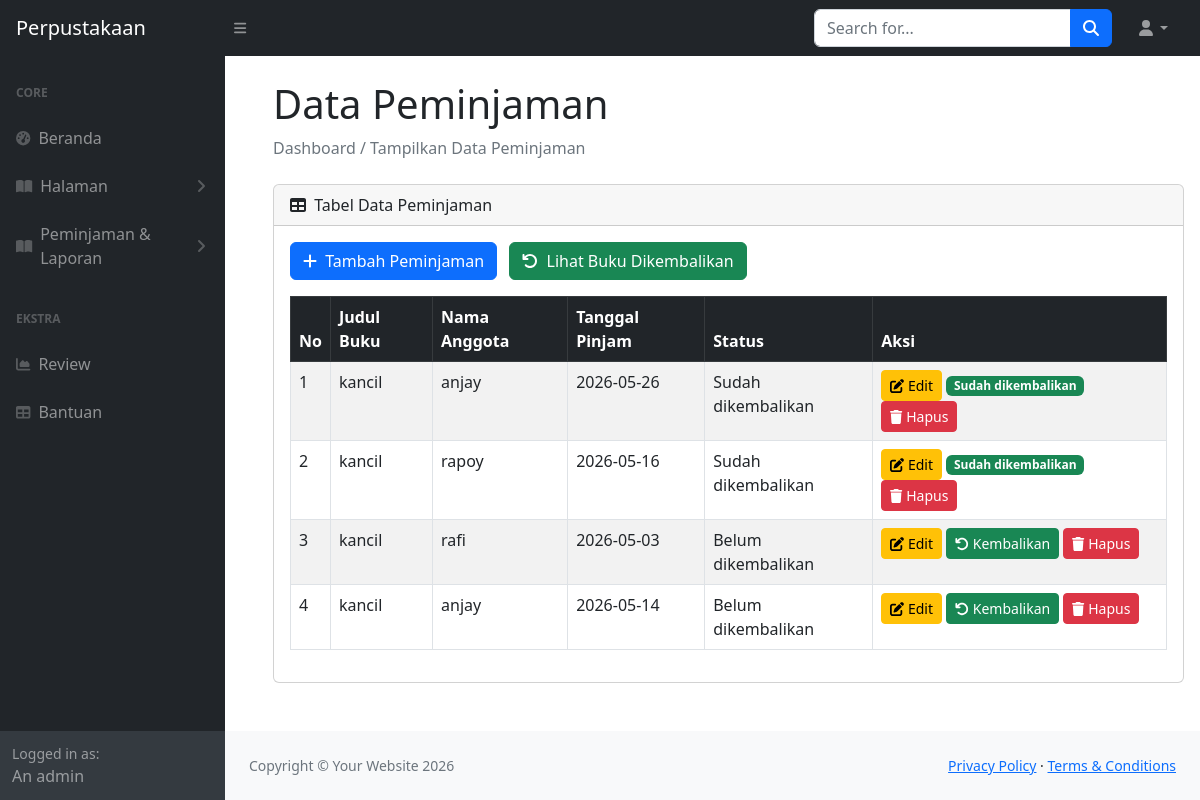
Page /templateperpustakaan1/admin/index.php?page=data_peminjaman (signed in) on the committed database.
### tables this page shows
CREATE TABLE `peminjaman` (
  `id_peminjaman` int(100) NOT NULL,
  `id_anggota` int(100) NOT NULL,
  `id_buku` int(100) NOT NULL,
  `tgl_peminjaman` varchar(100) NOT NULL,
  `status` varchar(30) NOT NULL DEFAULT 'Belum dikembalikan'
);

CREATE TABLE `buku` (
  `id_buku` int(11) NOT NULL,
  `Judul_Buku` varchar(100) NOT NULL,
  `Pengarang` varchar(100) NOT NULL,
  `Penerbit` varchar(100) NOT NULL,
  `Tahun_Terbit` varchar(100) NOT NULL,
  `Status` enum('di pinjam','di kembalikan','tersedia','') NOT NULL,
  `Foto` varchar(100) DEFAULT NULL
);

CREATE TABLE `anggota` (
  `id_anggota` int(100) NOT NULL,
  `nama_anggota` varchar(100) NOT NULL,
  `alamat` varchar(100) NOT NULL,
  `jenis_kelamin` enum('laki-laki','perempuan','','') NOT NULL,
  `email` varchar(100) NOT NULL,
  `password` varchar(100) NOT NULL
);

### templateperpustakaan1/admin/data_peminjaman.php (the view, shortened to what this page needs)
<?php
require_once __DIR__ . '/../koneksi.php';
$query = mysqli_query($conn, "SELECT peminjaman.*, peminjaman.Id_Peminjaman AS id_peminjaman, anggota.Nama_Anggota, buku.Judul_Buku, peminjaman.status FROM peminjaman INNER JOIN anggota ON anggota.Id_Anggota = peminjaman.Id_Anggota INNER JOIN buku ON buku.Id_Buku = peminjaman.Id_Buku");
$no = 1;
?>
<h1 class="mt-4 ms-5 me-3">Data Peminjaman</h1>
<div class="breadcrumb mb-4 ms-5 me-3">
    <span class="breadcrumb-item active">Dashboard / Tampilkan Data Peminjaman</span>
</div>
<div class="card mb-4 ms-5 me-3">
    <div class="card-header">
        <i class="fas fa-table me-1"></i>
        Tabel Data Peminjaman
    </div>
    <div class="card-body">
        <a href="index.php?page=input_peminjaman" class="btn btn-primary mb-3">
            <i class="fas fa-plus me-1"></i> Tambah Peminjaman
        </a>
        <a href="index.php?page=kembali" class="btn btn-success mb-3 ms-2">
            <i class="fas fa-undo me-1"></i> Lihat Buku Dikembalikan
        </a>
        <table class="table table-bordered table-striped">
            <thead class="table-dark">
                <tr>
                    <th>No</th>
                    <th>Judul Buku</th>
                    <th>Nama Anggota</th>
                    <th>Tanggal Pinjam</th>
                    <th>Status</th>
                    <th>Aksi</th>
                </tr>
            </thead>
            <tbody>
                <?php while ($data = mysqli_fetch_assoc($query)) : ?>
                <tr>
                    <td><?= $no++; ?></td>
                    <td><?= $data['Judul_Buku']; ?></td>
                    <td><?= $data['Nama_Anggota']; ?></td>
                    <td><?= $data['tgl_peminjaman']; ?></td>
                    <td>
                        <?= htmlspecialchars($data['status'] ?: 'Belum dikembalikan'); ?>
                    </td>
                    <td>
                        <a href="index.php?page=edit_peminjaman&id=<?= $data['id_peminjaman']; ?>" class="btn btn-warning btn-sm"><i class="fas fa-edit"></i> Edit
                        </a>
                        <?php if ($data['status'] !== 'Sudah dikembalikan') : ?>
                        <a href="index.php?page=kembali&action=return&id=<?= $data['id_peminjaman']; ?>" class="btn btn-success btn-sm" onclick="return confirm('Konfirmasi: Buku ini sudah dikembalikan?')"><i class="fas fa-undo"></i> Kembalikan
                        </a>
                        <?php else: ?>
                        <span class="badge bg-success">Sudah dikembalikan</span>
                        <?php endif; ?>
                        <a href="index.php?page=hapus_peminjaman&id=<?= $data['id_peminjaman']; ?>" class="btn btn-danger btn-sm" onclick="return confirm('Yakin ingin menghapus data ini?')"><i class="fas fa-trash"></i> Hapus
                        </a>
                    </td>
                </tr>
                <?php endwhile; ?>
            </tbody>
        </table>
    </div>
</div>

### templateperpustakaan1/admin/index.php (shortened to what this page needs)
<?php
include "../koneksi.php";
?>
<!DOCTYPE html>
<html lang="en">
    <head>
        <link href="https://cdn.jsdelivr.net/npm/simple-datatables@7.1.2/dist/style.min.css" rel="stylesheet" />
        <link href="../css/styles.css" rel="stylesheet" />
    </head>
    <body class="sb-nav-fixed">
        <nav class="sb-topnav navbar navbar-expand navbar-dark bg-dark">
            <a class="navbar-brand ps-3" href="index.html">Perpustakaan</a>
            <button class="btn btn-link btn-sm order-1 order-lg-0 me-4 me-lg-0" id="sidebarToggle" href="#!"><i class="fas fa-bars"></i></button>
            <form class="d-none d-md-inline-block form-inline ms-auto me-0 me-md-3 my-2 my-md-0">
                <div class="input-group">
                    <input class="form-control" type="text" placeholder="Search for..." aria-label="Search for..." aria-describedby="btnNavbarSearch" />
                    <button class="btn btn-primary" id="btnNavbarSearch" type="button"><i class="fas fa-search"></i></button>
                </div>
            </form>
            <ul class="navbar-nav ms-auto ms-md-0 me-3 me-lg-4">
                <li class="nav-item dropdown">
                    <a class="nav-link dropdown-toggle" id="navbarDropdown" href="#" role="button" data-bs-toggle="dropdown" aria-expanded="false"><i class="fas fa-user fa-fw"></i></a>
                </li>
            </ul>
        </nav>
        <div id="layoutSidenav">
            <div id="layoutSidenav_nav">
                <nav class="sb-sidenav accordion sb-sidenav-dark" id="sidenavAccordion">
                    <div class="sb-sidenav-menu">
                        <div class="nav">
                            <div class="sb-sidenav-menu-heading">Core</div>
                            <a class="nav-link" href="index.php">
                                <div class="sb-nav-link-icon"><i class="fas fa-tachometer-alt"></i></div>
                                Beranda
                            </a>
                            <a class="nav-link collapsed" href="#" data-bs-toggle="collapse" data-bs-target="#collapsePages" aria-expanded="false" aria-controls="collapsePages">
                                <div class="sb-nav-link-icon"><i class="fas fa-book-open"></i></div>
                                Halaman
                                <div class="sb-sidenav-collapse-arrow"><i class="fas fa-angle-down"></i></div>
                            </a>
                            <a class="nav-link collapsed" href="#" data-bs-toggle="collapse" data-bs-target="#collapsePeminjaman" aria-expanded="false" aria-controls="collapsePages">
                                <div class="sb-nav-link-icon"><i class="fas fa-book-open"></i></div>
                               Peminjaman & Laporan
                                <div class="sb-sidenav-collapse-arrow"><i class="fas fa-angle-down"></i></div>
                            </a>
                            <div class="sb-sidenav-menu-heading">Ekstra</div>
                            <a class="nav-link" href="charts.html">
                                <div class="sb-nav-link-icon"><i class="fas fa-chart-area"></i></div>
                                Review
                            </a>
                            <a class="nav-link" href="tables.html">
                                <div class="sb-nav-link-icon"><i class="fas fa-table"></i></div>
                                Bantuan
                            </a>
                        </div>
                    </div>
                    <div class="sb-sidenav-footer">
                        <div class="small">Logged in as:</div>
                        An admin
                    </div>
                </nav>
            </div>
            <div id="layoutSidenav_content">
                <main>
                    <?php
                    if (isset($_GET['page'])){
                        $page = $_GET['page'];
                        switch($page){
                            case 'data_peminjaman':
                                include 'data_peminjaman.php';
                                break;
                        }}
                    ?>
                </main>
                <footer class="py-4 bg-light mt-auto">
                    <div class="container-fluid px-4">
                        <div class="d-flex align-items-center justify-content-between small">
                            <div class="text-muted">Copyright &copy; Your Website 2026</div>
                            <div>
                                <a href="#">Privacy Policy</a>
                                &middot;
                                <a href="#">Terms &amp; Conditions</a>
                            </div>
                        </div>
                    </div>
                </footer>
            </div>
        </div>
    </body>
</html>

### rows in the picture
peminjaman: id_buku.Judul_Buku "kancil", id_anggota.nama_anggota "anjay", tgl_peminjaman "2026-05-26", status "Sudah dikembalikan"
peminjaman: id_buku.Judul_Buku "kancil", id_anggota.nama_anggota "rapoy", tgl_peminjaman "2026-05-16", status "Sudah dikembalikan"
peminjaman: id_buku.Judul_Buku "kancil", id_anggota.nama_anggota "rafi", tgl_peminjaman "2026-05-03", status "Belum dikembalikan"
peminjaman: id_buku.Judul_Buku "kancil", id_anggota.nama_anggota "anjay", tgl_peminjaman "2026-05-14", status "Belum dikembalikan"
